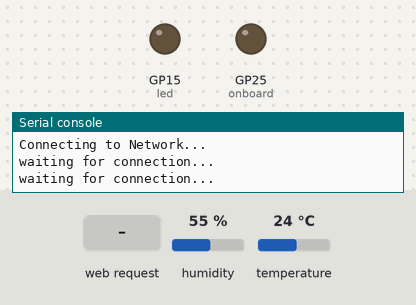
A program run on a simulated Raspberry Pi Pico running MicroPython. Shown: output pins drawn as LEDs (lit = HIGH), the last lines printed to the serial console. The inputs (shaded band) are chosen by the test bench; at power-on: humidity 55 %, temperature 24 °C. WiFi joins after 1.5 s.

Above: at 1.2 s.
1.3 s: HTTP request GET / received
At 2.14 s:
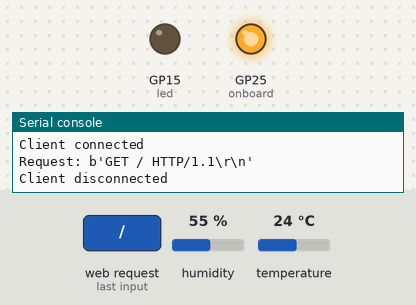
Timing chart, 0 to 9.7 s (numbered marks = the images above; inputs shaded):
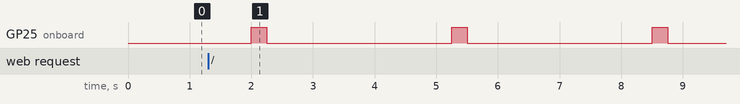

The program:

tempBot.py
```python
# This file should be renamed to `main.py` and save to the Pico W alongside `tempbotconfig.py`.
# Requires rp2-pico > 1.19.1 (which as of the time of writing this is a dev snapshot)
import network
import socket
import time
import dht

from machine import Pin
import uasyncio as asyncio

# Requires a `tempbotconfig.py` file to be saved on the pi with values for ssid, password, and tbid.
from tempbotconfig import *

led = Pin(15, Pin.OUT)
onboard = Pin("LED", Pin.OUT, value=0)

def webpage(temperature, humidity, tbid):
    #Template HTML
    html = f"""
            {{"temperature": {temperature},"humidity": {humidity},"id": "{tbid}"}}
            """
    return str(html)

wlan = network.WLAN(network.STA_IF)

def connect_to_network():
    wlan.active(True)
    wlan.config(pm = 0xa11140)  # Disable power-save mode
    wlan.connect(ssid, password)

    max_wait = 10
    while max_wait > 0:
        if wlan.status() < 0 or wlan.status() >= 3:
            break
        max_wait -= 1
        print('waiting for connection...')
        time.sleep(1)

    if wlan.status() != 3:
        raise RuntimeError('network connection failed')
    else:
        print('connected')
        status = wlan.ifconfig()
        print('ip = ' + status[0])

async def serve_client(reader, writer):
    print("Client connected")
    request_line = await reader.readline()
    print("Request:", request_line)
    # We are not interested in HTTP request headers, skip them
    while await reader.readline() != b"\r\n":
        pass

    sensor = dht.DHT22(Pin(2))
    sensor.measure()
    temperature = sensor.temperature()
    humidity = sensor.humidity()

    response = webpage(temperature, humidity, tbid)
    writer.write('HTTP/1.0 200 OK\r\nContent-type: text/html\r\n\r\n')
    writer.write(response)

    await writer.drain()
    await writer.wait_closed()
    print("Client disconnected")

async def main():
    print('Connecting to Network...')
    connect_to_network()

    print('Setting up webserver...')
    asyncio.create_task(asyncio.start_server(serve_client, "0.0.0.0", 80))
    print('Ready')
    while True:
        onboard.on()
        await asyncio.sleep(0.25)
        onboard.off()
        await asyncio.sleep(3)

try:
    asyncio.run(main())
finally:
    asyncio.new_event_loop()
```

tempbotconfig.py
```python
ssid = '' # WiFi SSID
password = '' # WiFi password
tbid = 'tb0401' # Unique identifier for the temp bot
```

Measured:
- by itself, GP25 (onboard): alternates HIGH for 0.25 s and LOW for 3.0 s
